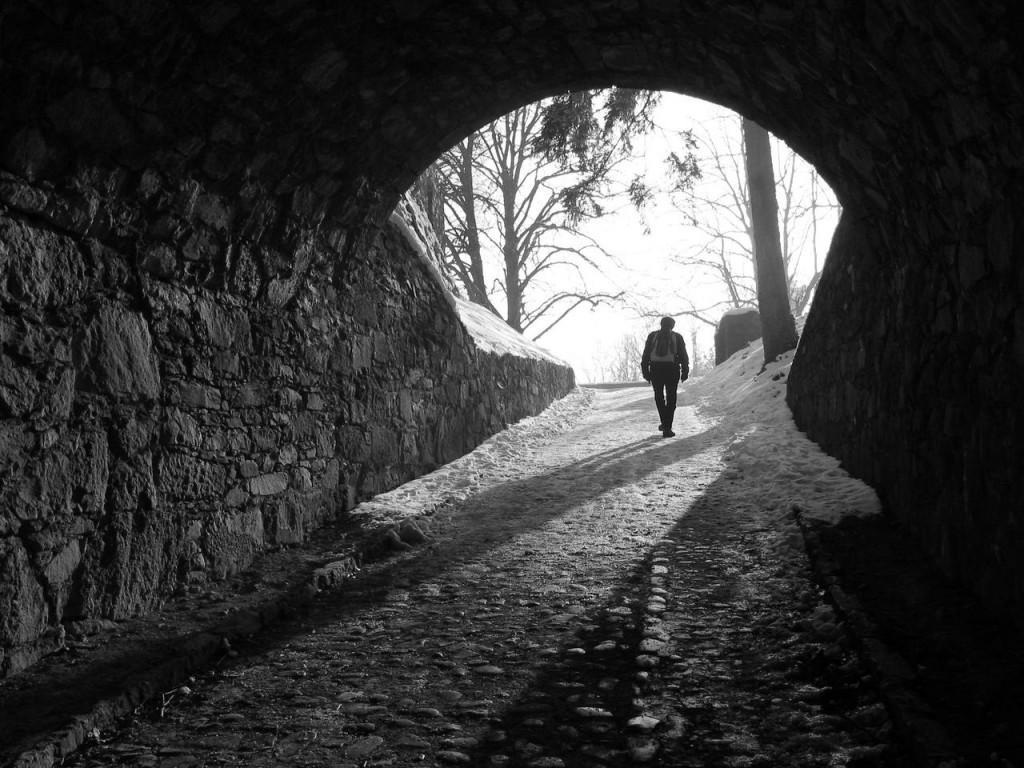
#> input picture homo.jpg, 1024 x 768 px, found by its file name
$ python twirl_angular.py
#> lines starting #> are read from the running program, lines starting #| are printed output that depends on the picture
#> further down, image is the input picture: shape (768, 1024); min 0, max 255, mean 56.8


import cv2
import math
import numpy as np
import matplotlib.pyplot as plt


def apply_angular_wave(image, amplitude, frequency):
#> called with amplitude = 30, frequency = 5
    height, width = image.shape[:2]
#> height = 768; width = 1024

    # Generate coordinate grid
    y,x = np.mgrid[0:height, 0:width]

    # Compute angle based on coordinates
    angle = np.arctan2(y - height/2, x - width/2)

    # Compute displacement based on angle
    displacement = amplitude * np.sin(frequency * angle)

    # Apply displacement to coordinates
    x_displaced = x + displacement * np.cos(angle)
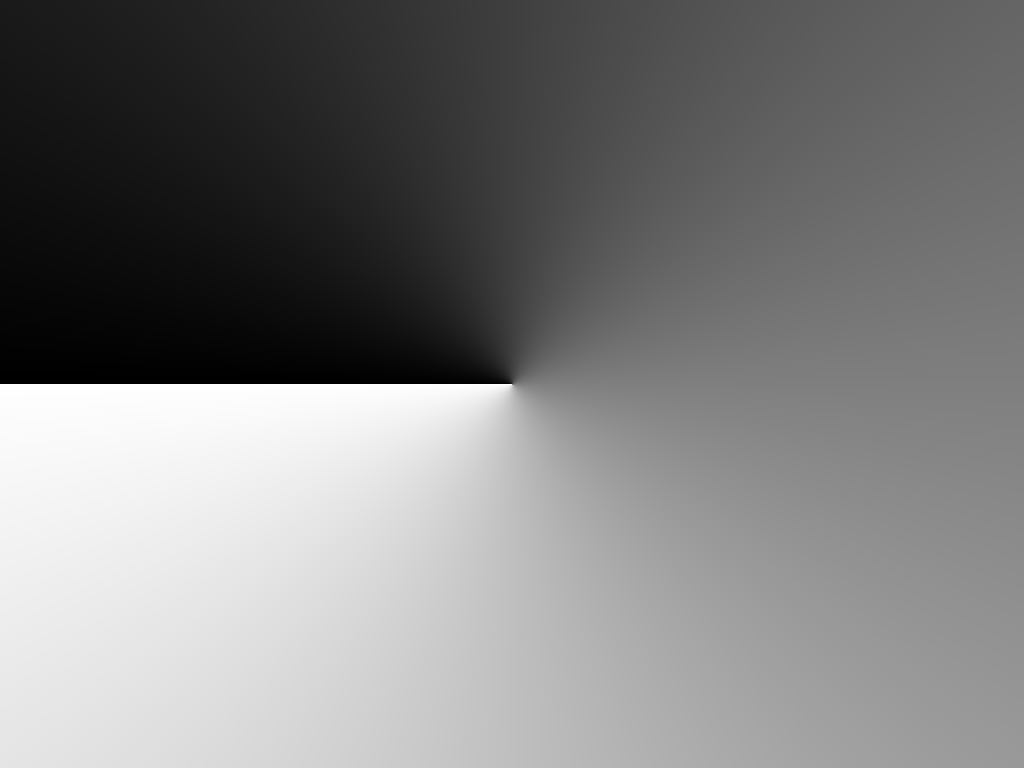
#> angle: shape (768, 1024) float64; min -3.14, max 3.14, mean -1.18e-06; drawn with min black and max white
    y_displaced = y + displacement * np.sin(angle)

    # Interpolate pixel values based on new coordinates
    output = cv2.remap(image, x_displaced.astype(np.float32), y_displaced.astype(np.float32),
                       interpolation=cv2.INTER_LINEAR)
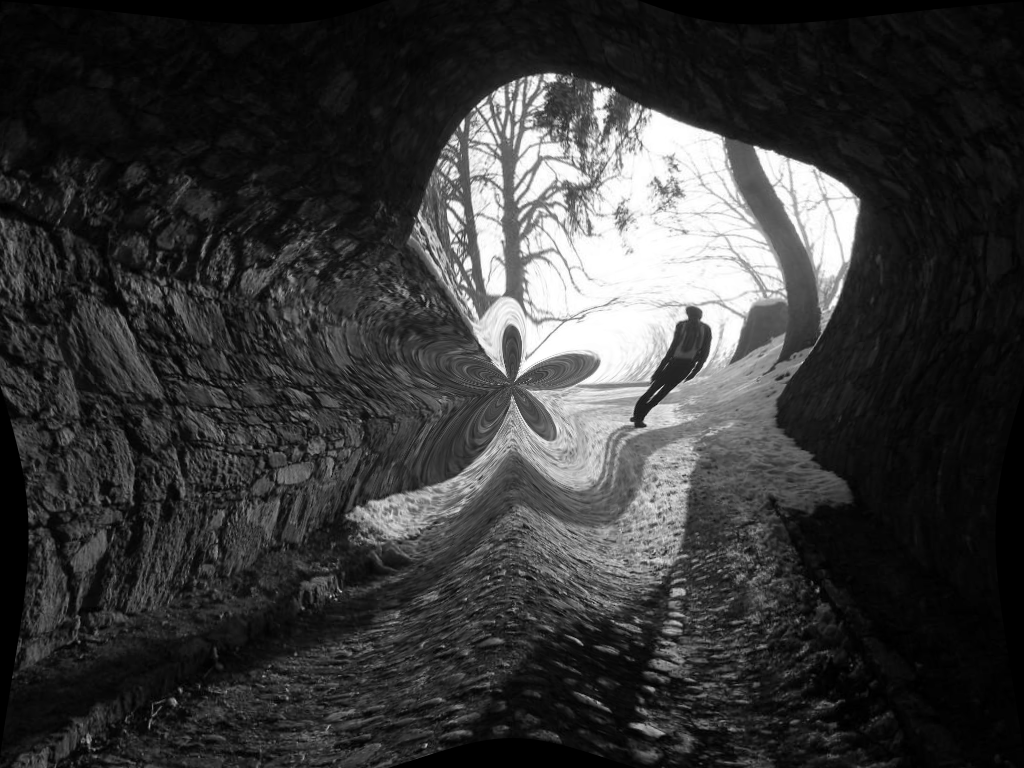
#> output: shape (768, 1024); min 0, max 255, mean 55.9

    return output

# Load image
image =  cv2.imread(r"C:\Users\WIN\Downloads\homo.jpg",0)

# Apply angular wave effect
amplitude = 30  # Adjust the amplitude of the wave
frequency = 5  # Adjust the frequency of the wave
result = apply_angular_wave(image, amplitude, frequency)

# Display the result
cv2.imshow('Result', result)
cv2.waitKey(0)
cv2.destroyAllWindows()

$ run again, with Water.jpg copied over homo.jpg
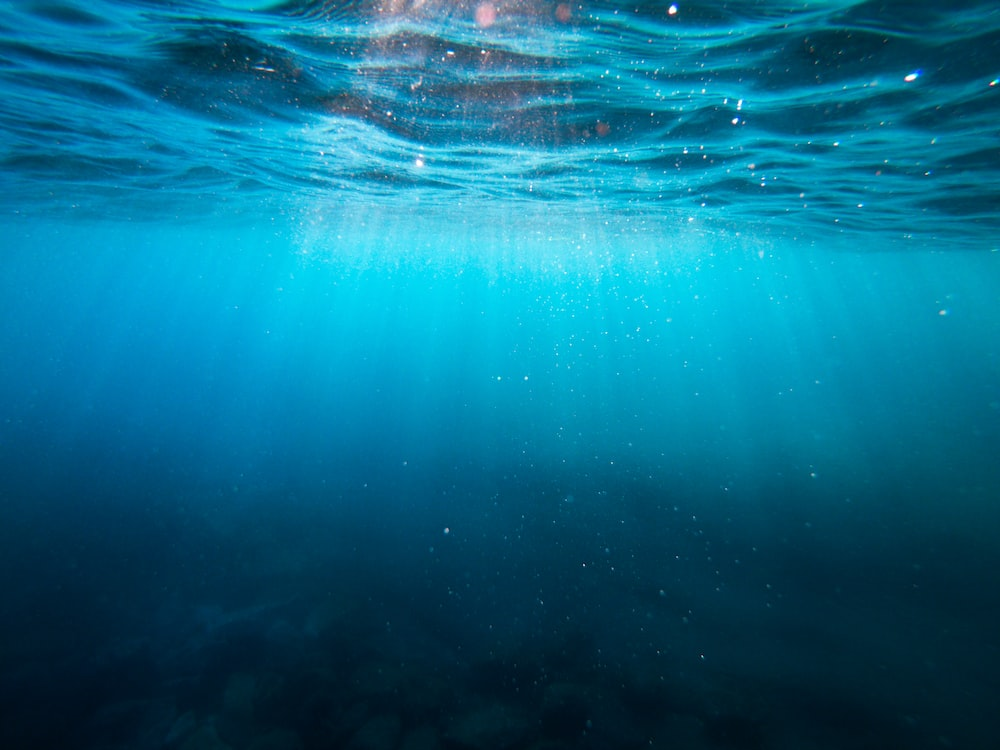
#> input picture Water.jpg, 1000 x 750 px, found by its file name
#> `image =  cv2.imread(r"C:\Users\WIN\Downloads\homo.jpg",0)`:
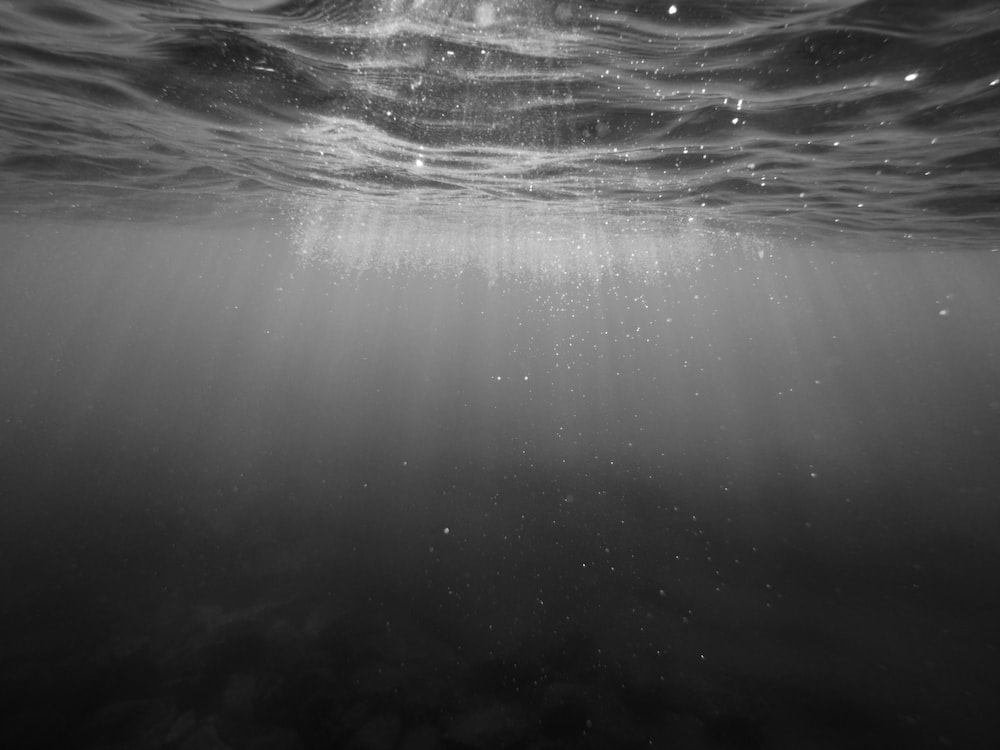
#> image: shape (750, 1000); min 8, max 255, mean 80.5
#> in apply_angular_wave, `output = cv2.remap(image, x_displaced.astype(np.float32), y_displaced...`:
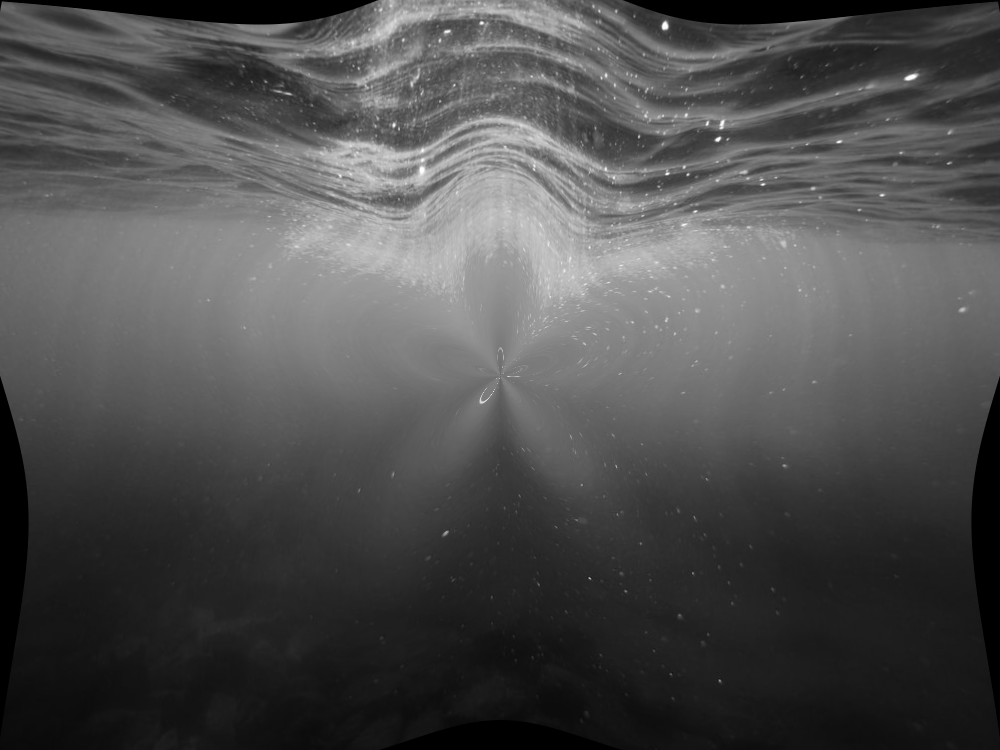
#> output: shape (750, 1000); min 0, max 255, mean 78.3

$ run again, with Picture1.png saved as homo.jpg
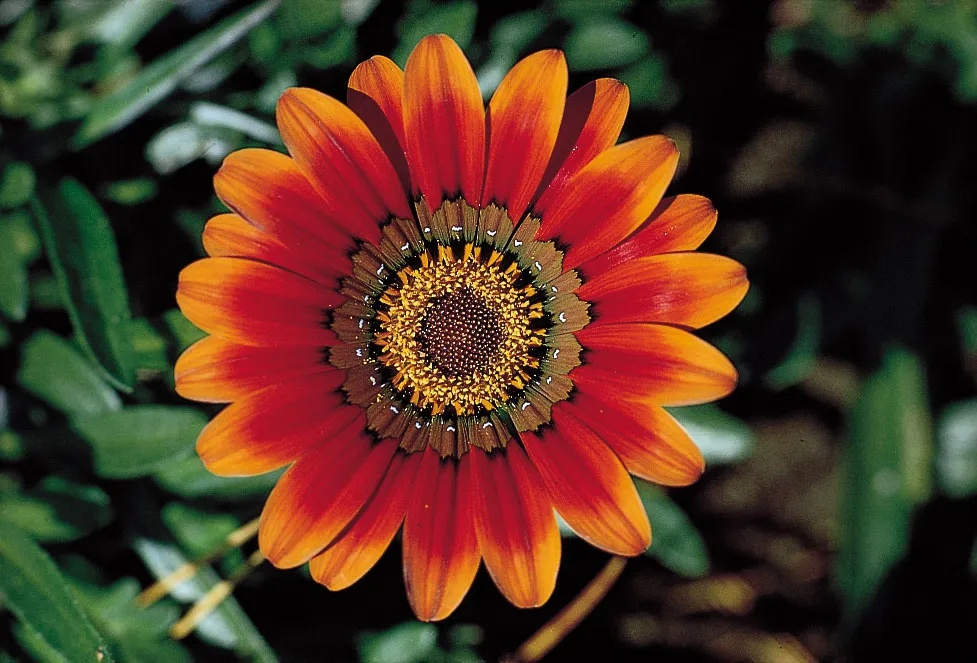
#> input picture Picture1.png, 977 x 663 px, found by its file name
#> `image =  cv2.imread(r"C:\Users\WIN\Downloads\homo.jpg",0)`:
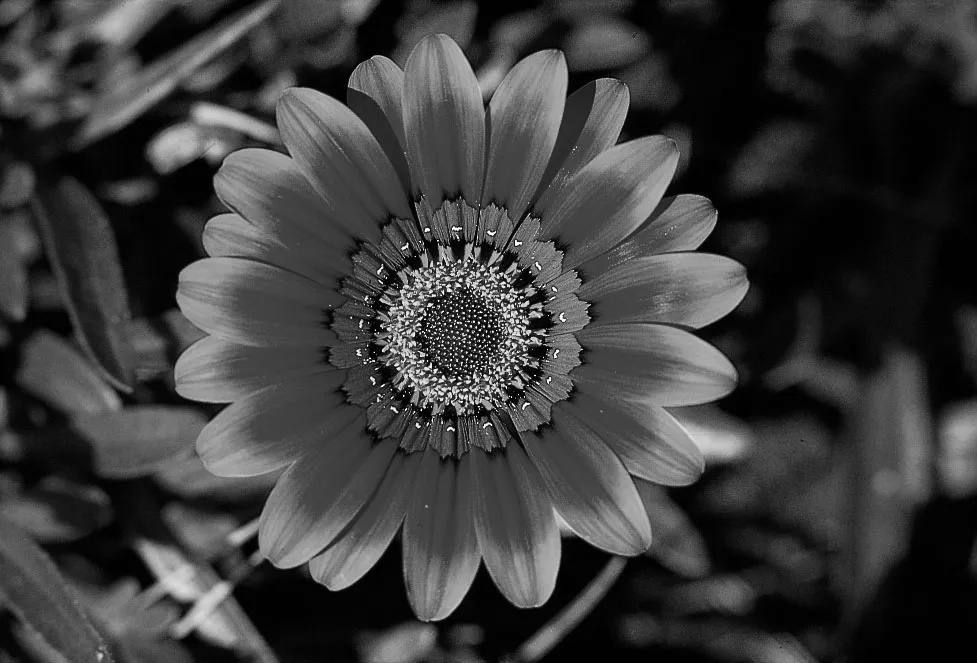
#> image: shape (663, 977); min 0, max 255, mean 59.9
#> in apply_angular_wave, `output = cv2.remap(image, x_displaced.astype(np.float32), y_displaced...`:
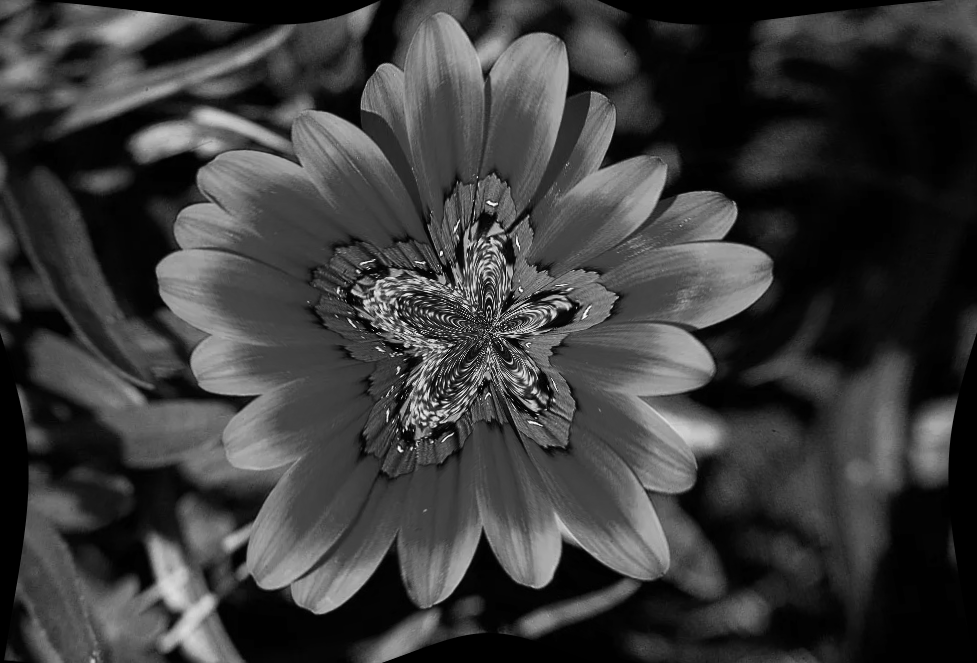
#> output: shape (663, 977); min 0, max 255, mean 58.3
